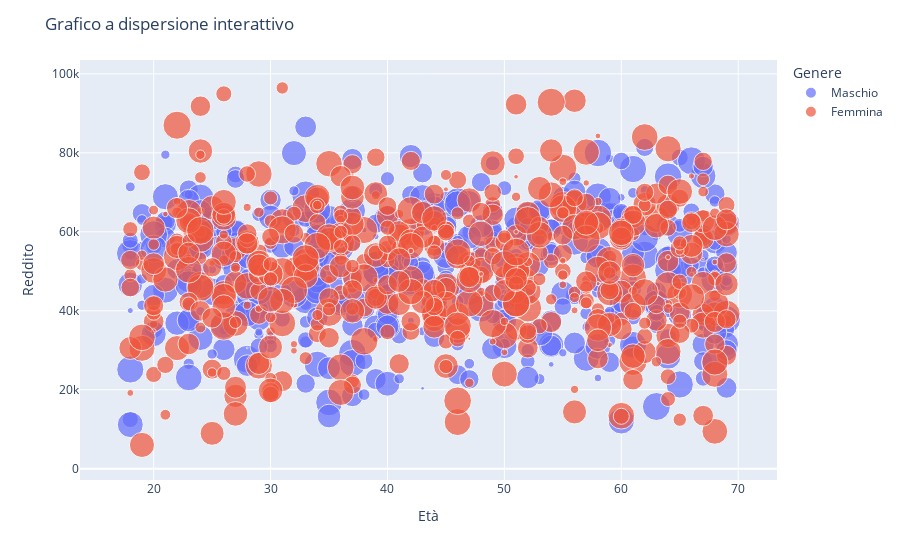

Here is the notebook cell this chart was saved with:
### Markdown cell above
# Grafico a dispersione

### Code cell
# Visualizza un grafico a dispersione interattivo utilizzando Plotly
import plotly.express as px
fig = px.scatter(df, x='Età', y='Reddito', color='Genere', size='Punteggio')
fig.update_layout(title='Grafico a dispersione interattivo')
fig.show()

### Figure 1 — Plotly figure (JSON) as saved in the notebook; plotly's stock layout.template omitted (floating-point values rounded to 4 significant figures; data arrays with more than 128 entries replaced by an {"elided": "..."} marker saying what was removed)
{"data": [{"hovertemplate": "Genere=Maschio<br>Età=%{x}<br>Reddito=%{y}<br>Punteggio=%{marker.size}<extra></extra>", "legendgroup": "Maschio", "marker": {"color": "#636efa", "size": {"elided": "472 float values"}, "sizemode": "area", "sizeref": 0.2493, "symbol": "circle"}, "mode": "markers", "name": "Maschio", "orientation": "v", "showlegend": true, "type": "scatter", "x": {"elided": "472 int values"}, "xaxis": "x", "y": {"elided": "472 float values"}, "yaxis": "y"}, {"hovertemplate": "Genere=Femmina<br>Età=%{x}<br>Reddito=%{y}<br>Punteggio=%{marker.size}<extra></extra>", "legendgroup": "Femmina", "marker": {"color": "#EF553B", "size": {"elided": "528 float values"}, "sizemode": "area", "sizeref": 0.2493, "symbol": "circle"}, "mode": "markers", "name": "Femmina", "orientation": "v", "showlegend": true, "type": "scatter", "x": {"elided": "528 int values"}, "xaxis": "x", "y": {"elided": "528 float values"}, "yaxis": "y"}], "layout": {"legend": {"itemsizing": "constant", "title": {"text": "Genere"}, "tracegroupgap": 0}, "margin": {"t": 60}, "title": {"text": "Grafico a dispersione interattivo"}, "xaxis": {"anchor": "y", "domain": [0, 1], "title": {"text": "Età"}}, "yaxis": {"anchor": "x", "domain": [0, 1], "title": {"text": "Reddito"}}}}
